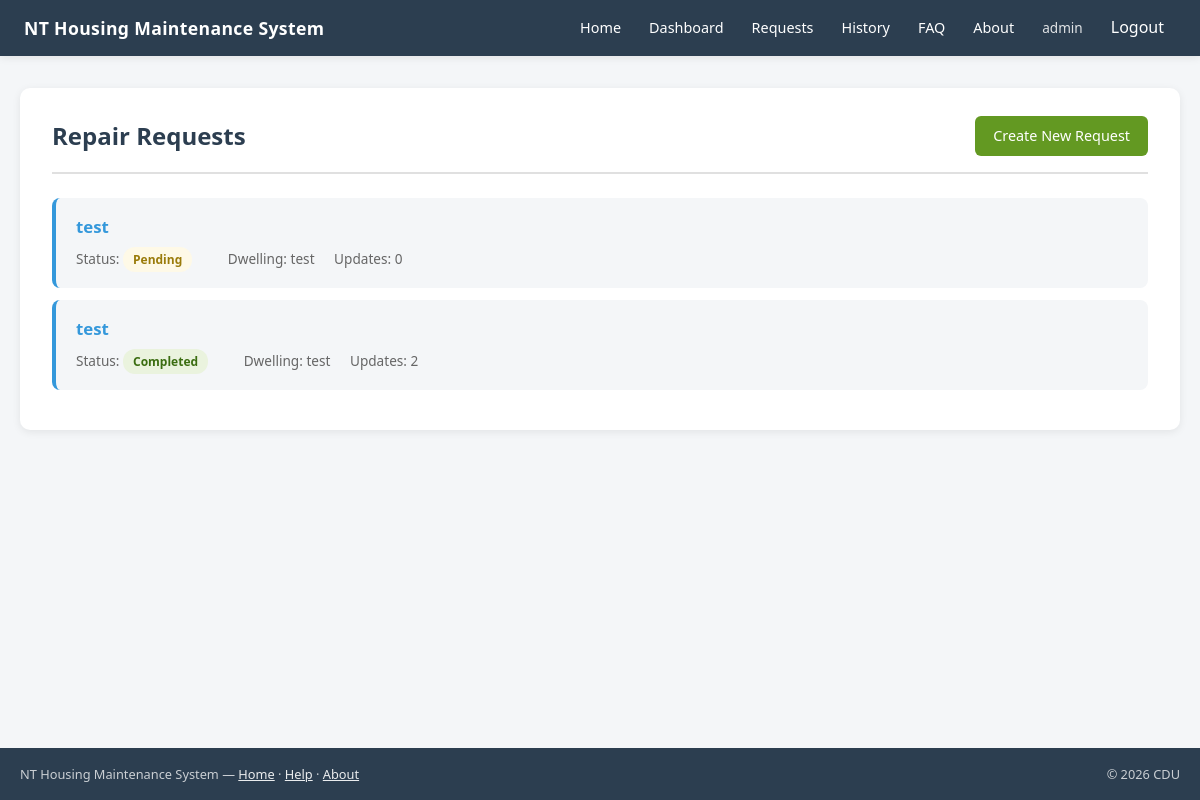
The app's page /requests/ (signed in), older data.
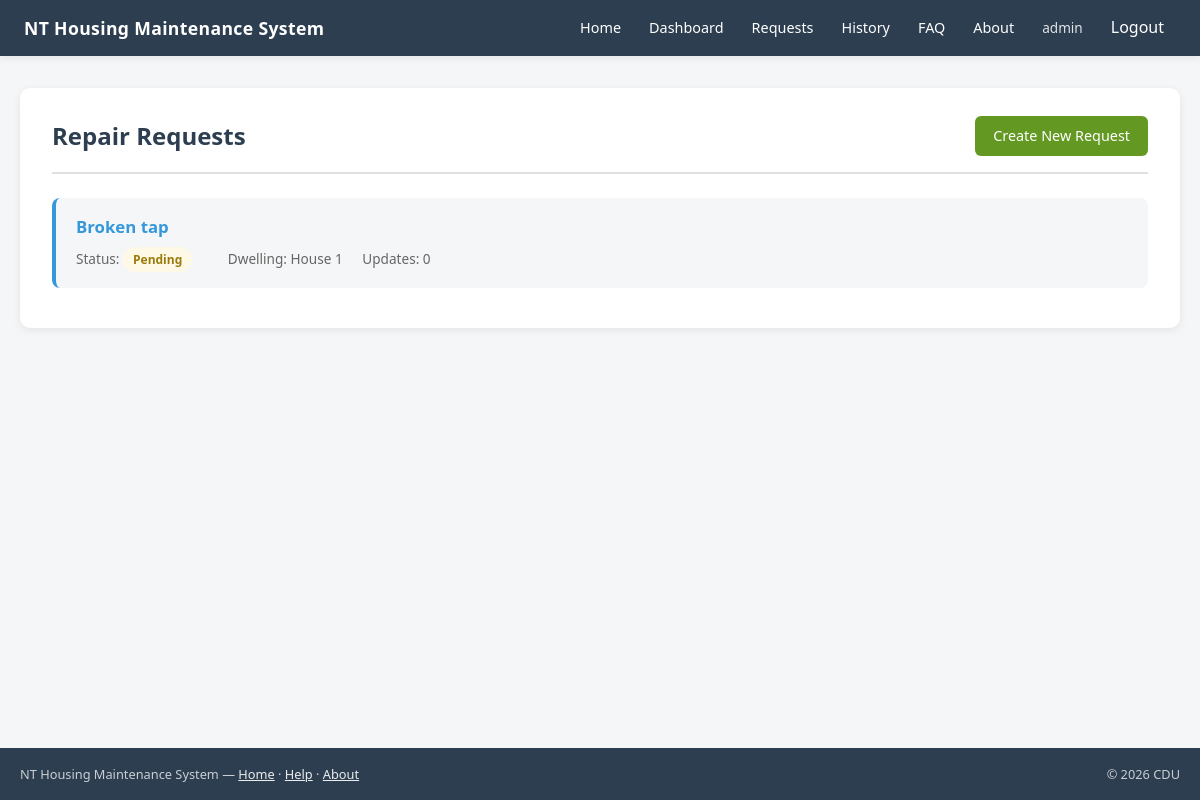
The same page, newer data.
### housing/models.py (models this page shows, shortened)
class RepairRequest(models.Model):
    STATUS_CHOICES = [
        ("pending", "Pending"),
        ("in_progress", "In Progress"),
        ("completed", "Completed"),
    ]
    objects = RepairRequestQuerySet.as_manager()
    dwelling = models.ForeignKey(Dwelling, on_delete=models.CASCADE)
    tenant = models.ForeignKey(Tenant, on_delete=models.CASCADE)
    category = models.ForeignKey(Category, on_delete=models.CASCADE)
    created_by = models.ForeignKey(
        User,
        on_delete=models.CASCADE,
        related_name="repair_requests",
        null=True,
        blank=True,
    )
    title = models.CharField(max_length=200)
    description = models.TextField()
    status = models.CharField(
        max_length=20,
        choices=STATUS_CHOICES,
        default="pending",
    )
    created_at = models.DateTimeField(auto_now_add=True)
    updated_at = models.DateTimeField(auto_now=True)

class Dwelling(models.Model):
    DWELLING_TYPE_CHOICES = [
        ("house", "House"),
        ("unit", "Unit"),
        ("town_house", "Town House"),
        ("granny_flat", "Granny Flat"),
        ("room", "Room"),
    ]
    community = models.ForeignKey(Community, on_delete=models.CASCADE)
    address = models.CharField(max_length=255)
    dwelling_code = models.CharField(max_length=50)
    dwelling_type = models.CharField(
        max_length=20,
        choices=DWELLING_TYPE_CHOICES,
        default="unit",
    )

### housing/views.py (the view)
class RepairRequestListView(LoginRequiredMixin, RepairRequestAccessMixin, ListView):
    model = RepairRequest
    template_name = "housing/repair_request_list.html"
    context_object_name = "requests"
    login_url = "/login/"
    def get_queryset(self):
        return (
            self.get_accessible_requests()
            .select_related(
                "category",
                "dwelling",
                "tenant__user"
            )
            .prefetch_related("updates")
            .with_update_count()
            .order_by("-created_at")
        )

### housing/models.py (called while the page is built)
    def with_update_count(self):
        return self.annotate(update_count=Count("updates"))

### housing/services.py (called while the page is built)
    @staticmethod
    def is_staff_or_superuser(user):
        return (
            user.is_authenticated
            and (
                user.is_staff
                or user.is_superuser
            )
        )

### housing/views.py (called while the page is built)
    def get_accessible_requests(self):
        if PermissionService.is_staff_or_superuser(self.request.user):
            return RepairRequest.objects.all()
        return RepairRequest.objects.filter(
            Q(created_by=self.request.user) |
            Q(tenant__user=self.request.user)
        ).distinct()

### housing/templates/housing/repair_request_list.html (shortened to what this page needs)
{% extends "housing/base.html" %}
{% block content %}
<div class="container">
    <div class="page-card">
        <div class="page-header">
            <h1>Repair Requests</h1>
            <a href="{% url 'repair-request-create' %}" class="btn btn-success">Create New Request</a>
        </div>
        {% if requests %}
            <ul class="request-list">
                {% for request in requests %}
                    <li class="request-item">
                        <a href="{% url 'repair-request-detail' request.pk %}" class="title-link">
                            {{ request.title }}
                        </a>
                        <div class="request-meta">
                            <span>Status: <span class="badge badge-{{ request.status }}">{{ request.status }}</span></span>
                            <span>Dwelling: {{ request.dwelling.address }}</span>
                            <span>Updates: {{ request.update_count }}</span>
                        </div>
                    </li>
                {% endfor %}
            </ul>
        {% else %}
            <div class="empty-state">
                <p>No repair requests found.</p>
                <p><a href="{% url 'repair-request-create' %}" class="btn btn-primary">Create your first request</a></p>
            </div>
        {% endif %}
    </div>
</div>
{% endblock %}

Row changes from the older to the newer data that the page shows:
removed RepairRequest: title "test", status "Pending", dwelling.address "test", update_count "0"
removed RepairRequest: title "test", status "Completed", dwelling.address "test", update_count "2"
added RepairRequest: title "Broken tap", status "Pending", dwelling.address "House 1", update_count "0"
